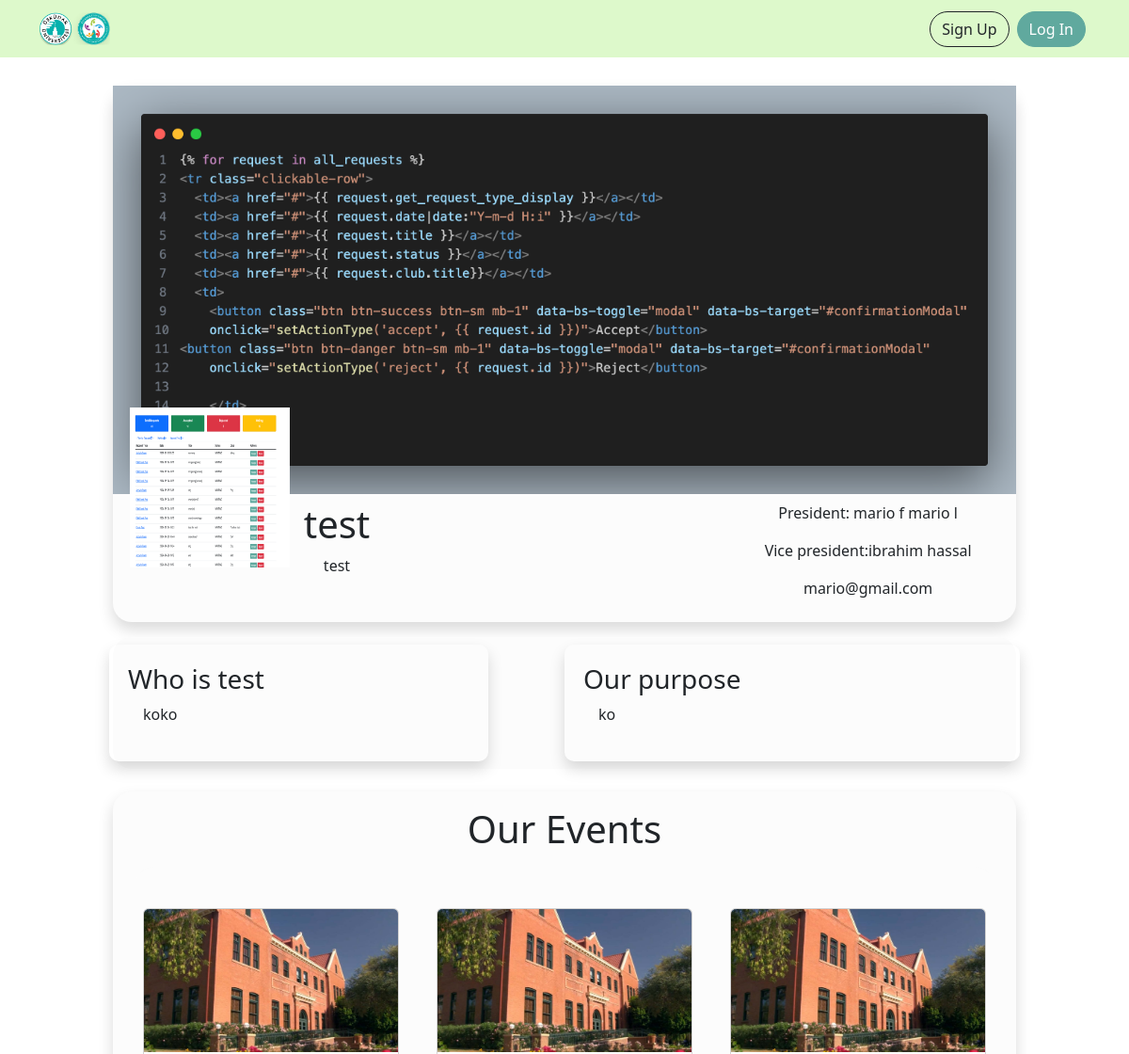
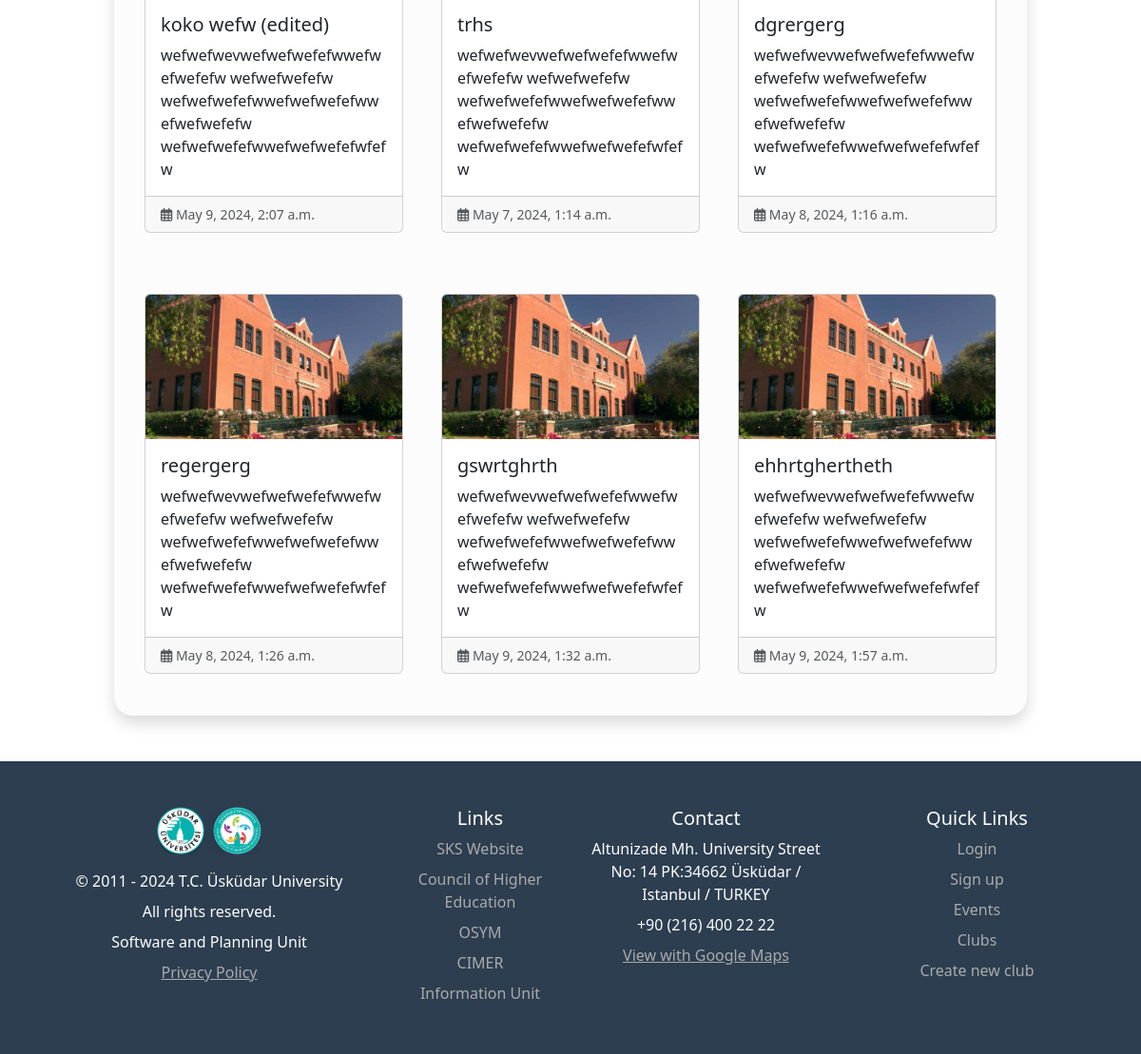
Page /clubs/27/ on the committed database (2 pictures, top to bottom).
### club_pages/models.py (models this page shows, shortened)
class Club(models.Model):
    title = models.CharField(max_length=255)
    category = models.CharField(max_length=30)
    club_image = models.ImageField(
        upload_to="club_images", default="logo_club.png", blank=True
    )
    club_cover = models.ImageField(
        upload_to="club_images", default="club_cover_default.png", blank=True
    )
    vice_first_name = models.CharField(max_length=15, null=True)
    vice_last_name = models.CharField(max_length=15, null=True)
    about = RichTextField(null=True)
    purpose = RichTextField(null=True)
    manager = models.OneToOneField(
        User, on_delete=models.SET_NULL, null=True, validators=[validate_manager_role]
    )
    author = models.ForeignKey(
        settings.AUTH_USER_MODEL,
        on_delete=models.CASCADE,
        related_name="author_clubs",
        null=True,
        blank=True,
    )
    def __str__(self):
        return self.title

class Event(models.Model):
    title = models.CharField(max_length=255)
    club = models.ForeignKey(
        Club, on_delete=models.CASCADE,
        null=True,
        blank=True,
    )
    event_image = models.ImageField(upload_to="event_images", default="club-pic.jpeg", blank=True)
    date = models.DateTimeField(null=True)
    location = models.CharField(max_length=40)
    description = models.CharField(null=True, max_length=200, validators=[validate_length])
    body = RichTextField()
    rule = RichTextField(null=True)
    faq = RichTextField(null=True)
    author = models.ForeignKey(
        settings.AUTH_USER_MODEL,
        on_delete=models.CASCADE,
        null=True,
        blank=True,
    )
    updated_at = models.DateTimeField(auto_now=True, null=True, blank=True)
    class StatusChoices(models.TextChoices):
        waiting = "WAITING", "waiting"
        accepted = "ACCEPTED", "accepted"
        rejected = "REJECTED", "rejected"
    status = models.CharField(max_length=50, choices=StatusChoices.choices, default = StatusChoices.waiting, null=True, blank=True)

### accounts/models.py (models this page shows)
class User(AbstractUser):
    class Role(models.TextChoices):
        ADMIN = "ADMIN", "admin"
        MANAGER = "MANAGER", "manager"
        STUDENT = "STUDENT", "student"
    base_role = Role.STUDENT  # Assign the base role when logging
    role = models.CharField(max_length=50, choices=Role.choices, default = base_role, null= True, blank= True)
    student_id = models.PositiveIntegerField(unique=True, null=True, validators=[validate_length]) #  min_length=9 isn't working

### club_pages/views.py (the view)
# urls.py: path("clubs/<int:pk>/", ClubDetailView.as_view(), name="club_detail"),
class ClubDetailView(DetailView):
    model = Club
    template_name = "club_detail.html"
    def get_context_data(self, **kwargs):
        context = super().get_context_data(**kwargs)
        club = self.get_object()  # Get the current club based on the primary key in the URL
        events = Event.objects.filter(club=club, status=Event.StatusChoices.accepted)
        context['event_list'] = events
        user = self.request.user
        if user.is_authenticated and user.role == User.Role.MANAGER and user == club.manager:
            context['user_is_manager'] = True
        else:
            context['user_is_manager'] = False
        return context

### templates/club_detail.html (shortened to what this page needs)
{% extends "base.html" %}
{% load static %}
{% block css%}
<link rel="stylesheet" href="{% static 'css/club_detail.css' %}">
{% endblock %}
{% block content%}
<body>
  <div class="main-card">
    <div class="container shadow">
      <div class="for-img">
        <img src="{{club.club_cover.url}}" alt="" />
      </div>
      <div class="row p-2">
        <div class="avatar col-12 col-md-6 col-lg-2">
          <img src="{{club.club_image.url}}" class="img-card2" />
        </div>
        <div class="col-12 col-md-6 col-lg-2 text-center">
          <h1>{{club.title}}</h1>
          <p>{{club.category}}</p>
        </div>
        <div class="col-4 col-lg-4 d-flex flex-column justify-content-center">
        </div>
        <div class="col-8 col-lg-4 text-center">
          <p><span>President: </span>{{club.manager.first_name}} {{club.manager.last_name}}</p>
          <p><span>Vice president:</span>{{club.vice_first_name}} {{club.vice_last_name}}</p>
          <p>{{club.manager.email}}</p>
        </div>
      </div>
    </div>
    <div class="container mt-3  ">
      <div class="row gap-5 d-flex justify-content-between p-2">
        <div class="text-card2 col-12 col-md-12 col-lg-5 shadow">
          <h3>Who is {{club.title}}</h3>
          <p class="ps-3">{{club.about|safe}}</p>
        </div>
        <div class="text-card2 col-12 col-md-12 col-lg-6 shadow">
          <h3>Our purpose</h3>
          <p class="ps-3">{{club.purpose|safe}}</p>
        </div>
      </div>
    </div>
    <div class="mb-5 container shadow mt-4">
      <h1 class="text-center py-3">Our Events</h1>
      <div class="container mt-4 width-custom pb-4">
        <div class="row row-cols-1 row-cols-md-3 g-4">
          {% for event in event_list %}
          <div class="col">
            <a href="{% url 'event_detail' event.pk %}" class="card-link">
              <div class="card h-100">
                <div class="card-img-top-container">
                  <img src="{{event.event_image.url}}" class="card-img-top" alt="...">
                </div>
                <div class="card-body">
                  <h5 class="card-title">{{event.title}}</h5>
                  <p class="card-text">{{event.description|slice:120}}</p>
                </div>
            </a>
            <div class="card-footer d-flex justify-content-between align-items-center">
              <small class="text-muted"><i class="fa-regular fa-calendar-days"></i> {{event.date}}</small>
            </div>
          </div>
        </div>
        {% endfor %}
</body>
{% endblock content%}

### static/css/club_detail.css (style rules this page uses)
.shadow { box-shadow: 0 12px 20px 0 rgb(0 0 0 / 13%), 0 2px 4px 0 rgb(0 0 0 / 12%); }
.main-card { margin-top: 30px; }
.main-card .container { border-radius: 20px; background-color: #fcfcfc; padding: 0; width: 80%; }
.main-card .container .for-img { max-height: 450px; }
.main-card .container .for-img > img { width: 100%; object-fit: cover; display: block; max-height: 450px; }
.avatar { max-height: 60px; }
.main-card .container .img-card2 { width: 170px; height: 170px; position: relative; top: -100px; left: 10px; }
.container .text-card2 { border-radius: 10px; padding: 20px; }
.container .text-card2 p { line-height: 1.7; }
.card-img-top-container { width: 100%; padding-top: 56.25%; position: relative; }
.card-img-top { position: absolute; top: 0; left: 0; width: 100%; height: 100%; object-fit: cover; object-position: center; }
.card-link { color: inherit; text-decoration: none; }
.col { padding: 20px; }
.card { margin: auto; width: 100%; }
.width-custom { width: 95% !important; }

### rows in the picture
Club: club_cover (picture), club_image (picture), title "test", category "test", manager.first_name "mario f", manager.last_name "mario l", vice_first_name "ibrahim", vice_last_name "hassal", manager.email "mario@gmail.com", about "koko", purpose "ko"
Event: event_image (picture), title "koko wefw (edited)", description "wefwefwevwefwefwefefwwefwefwefefw wefwefwefefw wefwefwefefwwefwefwefefwwefwefwefefw wefwefwefefwwefwefwefefwfefw", date "May 9, 2024, 2:07 a.m."
Event: event_image (picture), title "trhs", description "wefwefwevwefwefwefefwwefwefwefefw wefwefwefefw wefwefwefefwwefwefwefefwwefwefwefefw wefwefwefefwwefwefwefefwfefw", date "May 7, 2024, 1:14 a.m."
Event: event_image (picture), title "dgrergerg", description "wefwefwevwefwefwefefwwefwefwefefw wefwefwefefw wefwefwefefwwefwefwefefwwefwefwefefw wefwefwefefwwefwefwefefwfefw", date "May 8, 2024, 1:16 a.m."
Event: event_image (picture), title "regergerg", description "wefwefwevwefwefwefefwwefwefwefefw wefwefwefefw wefwefwefefwwefwefwefefwwefwefwefefw wefwefwefefwwefwefwefefwfefw", date "May 8, 2024, 1:26 a.m."
Event: event_image (picture), title "gswrtghrth", description "wefwefwevwefwefwefefwwefwefwefefw wefwefwefefw wefwefwefefwwefwefwefefwwefwefwefefw wefwefwefefwwefwefwefefwfefw", date "May 9, 2024, 1:32 a.m."
Event: event_image (picture), title "ehhrtghertheth", description "wefwefwevwefwefwefefwwefwefwefefw wefwefwefefw wefwefwefefwwefwefwefefwwefwefwefefw wefwefwefefwwefwefwefefwfefw", date "May 9, 2024, 1:57 a.m."
